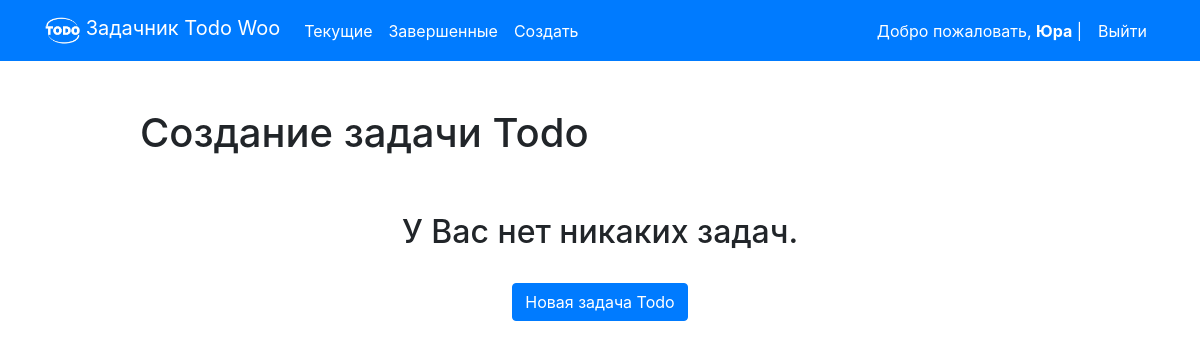
/current/ (signed in), run on an earlier commit of the app's database.
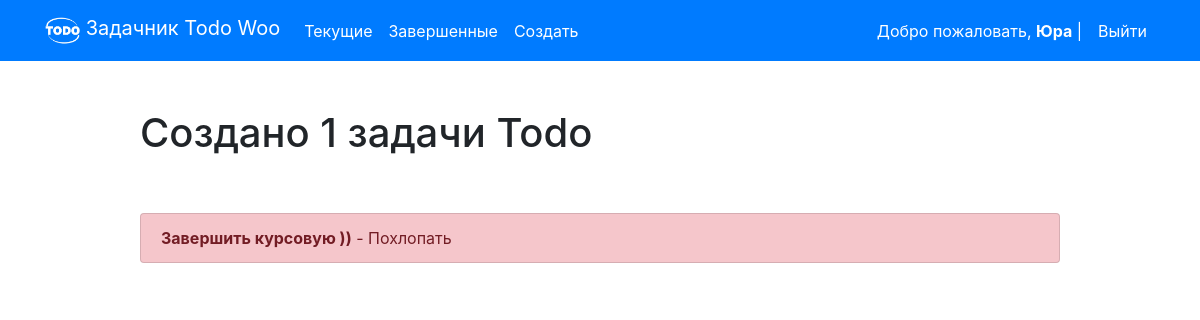
And on a later commit of the database.
### todo/models.py (models this page shows, shortened)
class Todo(models.Model):
    title = models.CharField(max_length=100)
    memo = models.TextField(blank=True)
    created = models.DateTimeField(auto_now_add=True)
    datecompleted = models.DateTimeField(null=True, blank=True)
    important = models.BooleanField(default=False)
    user = models.ForeignKey(User, on_delete=models.CASCADE)

### todo/views.py (the view)
# urls.py: path('current/', views.currenttodos, name='currenttodos'),
@login_required
def currenttodos(request):
    todos = Todo.objects.filter(user=request.user, datecompleted__isnull=True)
    return render(request, 'todo/currenttodos.html', {'todos':todos})

### todo/templates/todo/currenttodos.html
{% extends "todo/base.html" %}
{% block content %}
    <div class="row justify-content-center mt-5">
        <div class="col-md-10">
            {% if todos %}
                 <h1>Создано {{ todos.count }} задачи Todo{{ todos.count|pluralize }}</h1>
            {% else %}
                           <h1>Создание задачи Todo</h1>
            {% endif %}
        </div>
    </div>
    <div class="row justify-content-center mt-5">
        <div class="col-md-10">
        {% if todos %}
            <div class="list-group">
                {% for todo in todos %}
                    <a href="{% url 'viewtodo' todo.id %}" class="list-group-item list-group-item-action{% if todo.important %} list-group-item-danger{% endif %}"><b>{{ todo.title }}</b>{% if todo.memo %} - {{ todo.memo|truncatechars:30 }}{% endif %}</a>
                {% endfor %}
            </div>
        {% else %}
            <div class="text-center">
                <h2>У Вас нет никаких задач.</h2>
            <br>
            <a role="button" class="btn btn-primary" href="{% url 'createtodo' %}">Новая задача Todo</a>
            </div>
        {% endif %}
        </div>
    </div>
{% endblock %}

What changed in the data, as far as the page shows it:
added Todo: title "Завершить курсовую ))", memo "Похлопать"
Also different on the page:
{{ todos.count }}: (not shown) → "1"
text no longer shown: "Создание задачи Todo У Вас нет никаких задач. Новая задача Todo"
text now shown: "Создано задачи Todo"
